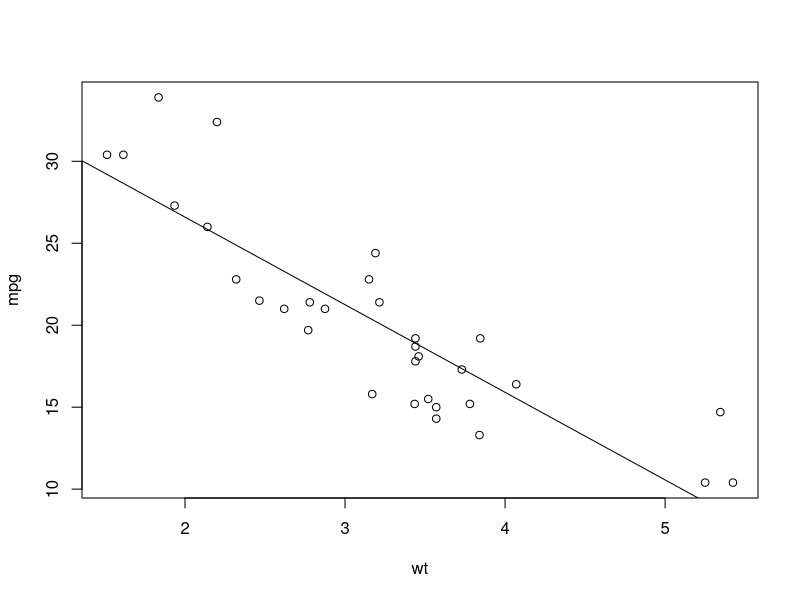

Generate this figure with R:
## ---- chunk 1

library(datasets)

df <- mtcars
df$am <- factor(df$am, labels = c("Automatic", "Manual"))

plot(mpg ~ wt, data = df)
fit <- lm(mpg ~ wt, data = mtcars)
abline(fit)


